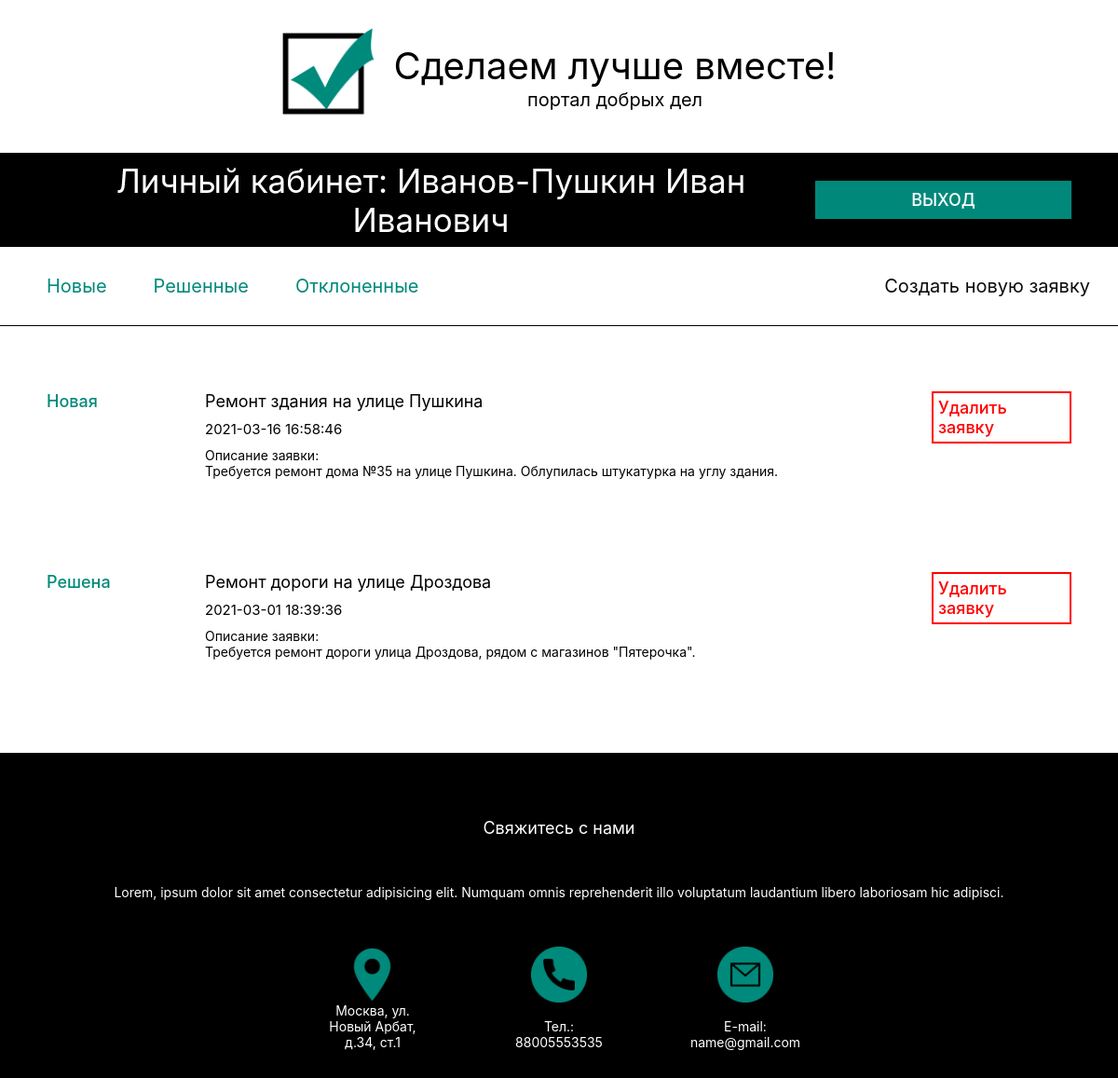
Screenshot of /user.php (signed in) with the database file from the repository.
### tables this page shows
CREATE TABLE `users` (
  `id_user` int NOT NULL,
  `fio` varchar(255) NOT NULL,
  `login` varchar(255) NOT NULL,
  `email` varchar(255) NOT NULL,
  `password` varchar(255) NOT NULL,
  `role` int NOT NULL
);

CREATE TABLE `application` (
  `id_app` int NOT NULL,
  `name_app` varchar(255) NOT NULL,
  `description_app` varchar(255) NOT NULL,
  `description_decline` varchar(255) DEFAULT NULL,
  `category` varchar(255) NOT NULL,
  `before_img` varchar(255) NOT NULL,
  `after_img` varchar(255) DEFAULT NULL,
  `status_app` varchar(255) NOT NULL,
  `date_app` datetime NOT NULL,
  `id_user` int NOT NULL
);

### user.php (the view, shortened to what this page needs)
<?php
require_once "connection.php";
$SESSIONname = $_SESSION['username'];
$query_user = "SELECT `login`, `fio` FROM `users` WHERE `login` = '$SESSIONname'";
$result_user = mysqli_query($link, $query_user) or die ('Ошибка ' . mysqli_error($link));
$row_data = mysqli_fetch_assoc($result_user);
$fio = $row_data['fio'];
?>
<!DOCTYPE html>
<html lang="en">
<head>
    <link rel="stylesheet" href="styles/style.css">
</head>
<body>
    <header>
        <a href="main.php"><img class="logo" src="logo.png"></a>
        <div class="logs">
            <p class="log_1"> Сделаем лучше вместе! </p>
            <p class="log_2"> портал добрых дел </p>
        </div>
    </header>
    <main>
        <div class="main_box_1">
            <div class="box_user_1">
                <p class="username"> Личный кабинет: <? echo $fio; ?></p>
            </div>
            <div class="box_user_2">
                <form method="POST" action="logout.php" class="box_submit">
                    <input type="submit" class="auth" value="ВЫХОД">
                </form>
            </div>
        </div>
        <div class="main_box_user_1">
            <div class="cont_user">
                <div class="box_user_3">
                    <a href="#" class="sort"> Новые </a>
                    <a href="#" class="sort"> Решенные </a>
                    <a href="#" class="sort"> Отклоненные </a>
                </div>
                <div class="box_user_4">
                    <a href="create_application.php" class="new_appl"> Создать новую заявку </a>
                </div>
            </div>
            <div class="box_user_5">
                <form method="GET" class="box_application_del">
                <?php
                    $query_user = "SELECT `id_user`, `login` FROM `users` WHERE `login` = '$SESSIONname'";
                    $result_user = mysqli_query($link, $query_user) or die('Ошибка '. mysqli_error($link));
                    $row_user = mysqli_fetch_array($result_user);
                    $id_user = $row_user[0];
                    $query_application = "SELECT `id_app`, `name_app`, `description_app`, `description_decline`, `category`, `before_img`, `after_img`, `status_app`, `date_app`, `id_user`
                    FROM `application`
                    WHERE `id_user` = '$id_user'
                    ORDER BY `application`.`date_app` DESC";
                    $result_applicaton = mysqli_query($link, $query_application) or die('Ошибка '. mysqli_error($link));
                    while ($row_application = mysqli_fetch_array($result_applicaton))
                    {
                        $id_app = $row_application[0];
                        $name_app = $row_application[1];
                        $description_app = $row_application[2];
                        $status_app = $row_application[7];
                        $date_app = $row_application[8];
                        echo "<div class='box_4'>";
                            echo "<p class='status'> $status_app </p>";
                            echo "<div class='info'>";
                                echo "<a class='name'> $name_app </a>";
                                echo "<div class='data_from'>";
                                    echo "<p class='data'> $date_app </p>";
                                echo "</div>";
                                echo "<p class='text'> Описание заявки: <br> $description_app  </p>";
                            echo "</div>";
                            echo "<a href='delete_application.php?id=".$id_app."' class='del'>Удалить заявку</a>";
                        echo "</div>";
                    }
                ?>
                </form>
            </div>
        </div>
    </main>
    <footer>
        <p class="let_7"> Свяжитесь с нами </p>
        <p class="let_8"> Lorem, ipsum dolor sit amet consectetur adipisicing elit. Numquam omnis reprehenderit illo voluptatum laudantium libero laboriosam hic adipisci. </p>
        <div class="conts">
            <div class="cont">
                <img src="styles/pl.png" class="mini_pic">
                <p class="let_9"> Москва, ул. Новый Арбат, д.34, ст.1 </p>
            </div>
            <div class="cont">
                <img src="styles/tel.png" class="mini_pic">
                <p class="let_9"> Тел.: 88005553535 </p>
            </div>
            <div class="cont">
                <img src="styles/email.png" class="mini_pic">
                <p class="let_9"> E-mail: name@gmail.com </p>
            </div>
        </div>
    </footer>
</body>
</html>

### styles/style.css (style rules this page uses)
* { margin: 0px; padding: 0px; font-family: -apple-system, BlinkMacSystemFont, 'Segoe UI', Roboto, Oxygen, Ubuntu, Cantarell, 'Open Sans', 'Helvetica Neue', sans-serif; box-sizing: border-box; }
body, html { margin: 0 auto; }
header { display: flex; flex-direction: row; align-items: center; justify-content: center; padding: 30px 50px; }
.logo { height: 100px; width: 100px; margin-right: 20px; }
.logs { display: flex; flex-direction: column; text-align: center; }
.log_1 { font-size: 40px; }
.log_2 { font-size: 20px; }
.main_box_1 { display: flex; flex-direction: row; background-color: black; color: white; padding: 0 50px; }
.username { font-size: 35px; margin: 0 auto; }
.auth { text-align: center; text-decoration: none; background-color: #00897b; color: white; font-weight: 500; padding: 10px; font-size: 18px; width: 100%; border: none; }
.box_user_1 { text-align: center; display: flex; align-items: center; width: 75%; }
.box_user_2 { display: flex; justify-content: space-between; flex-direction: column; width: 25%; margin: 30px 0; }
.box_4 { display: flex; flex-direction: row; width: 100%; margin-bottom: 100px; }
.info { padding-left: 20px; text-align: justify; width: 100%; }
.name { text-decoration: none; color: black; font-size: 18px; }
.data_from { display: flex; flex-direction: row; margin: 10px 0; font-size: 15px; }
.data { margin-right: 100px; }
.text { font-size: 14px; }
.cont_user { display: flex; flex-direction: row; }
.box_user_3 { display: flex; flex-direction: row; width: 50%; padding: 30px 50px; border-bottom: 1px solid black; }
.sort { text-decoration: none; color: #00897b; font-size: 20px; margin-right: 50px; }
.box_user_4 { display: flex; justify-content: flex-end; width: 50%; border-bottom: 1px solid black; }
.new_appl { text-decoration: none; color: #0c0c0c; font-size: 20px; margin: 30px; }
.box_user_5 { display: flex; flex-direction: column; align-items: center; padding: 70px 50px 0px 50px; }
.status { color: #00897b; display: flex; min-width: 150px; height: fit-content; font-size: 18px; font-weight: 500; }
.box_application_del { width: 100%; }
.del { color: red; border: 2px solid red; text-decoration: none; display: flex; padding: 5px; min-width: 150px; height: fit-content; font-size: 18px; font-weight: 500; }
form.box_submit { display: flex; justify-content: center; }
footer { background-color: black; color: white; display: flex; flex-direction: column; align-items: center; text-align: center; padding: 70px 50px 30px 50px; width: 100%; }
.let_7 { font-size: 18px; margin-bottom: 50px; }
.let_8 { font-size: 14px; }
.conts { display: flex; flex-direction: row; justify-content: space-between; width: 500px; margin-top: 50px; }
.cont { display: flex; flex-direction: column; justify-content: space-between; align-items: center; width: 100px; }
.mini_pic { width: 60px; height: 60px; }
.let_9 { font-size: 14px; }

### rows the page displays
users: fio "Иванов-Пушкин Иван Иванович"
application: status_app "Новая", name_app "Ремонт здания на улице Пушкина", date_app "2021-03-16 16:58:46", description_app "Требуется ремонт дома №35 на улице Пушкина. Облупилась штукатурка на углу здания."
application: status_app "Решена", name_app "Ремонт дороги на улице Дроздова", date_app "2021-03-01 18:39:36", description_app "Требуется ремонт дороги улица Дроздова, рядом с магазинов \"Пятерочка\"."
